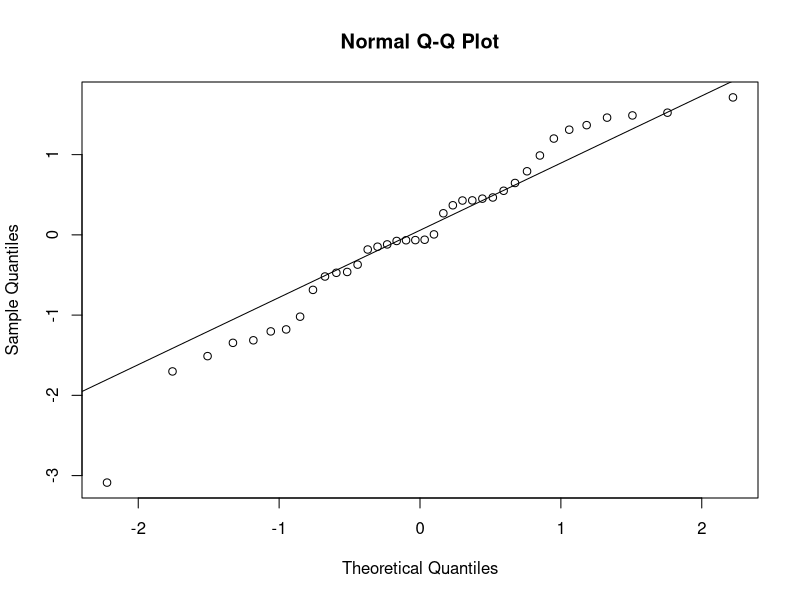
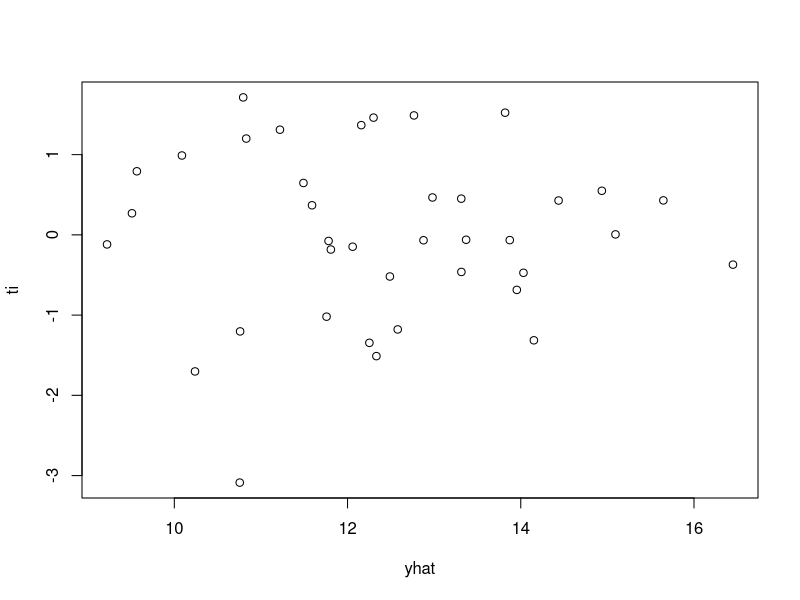
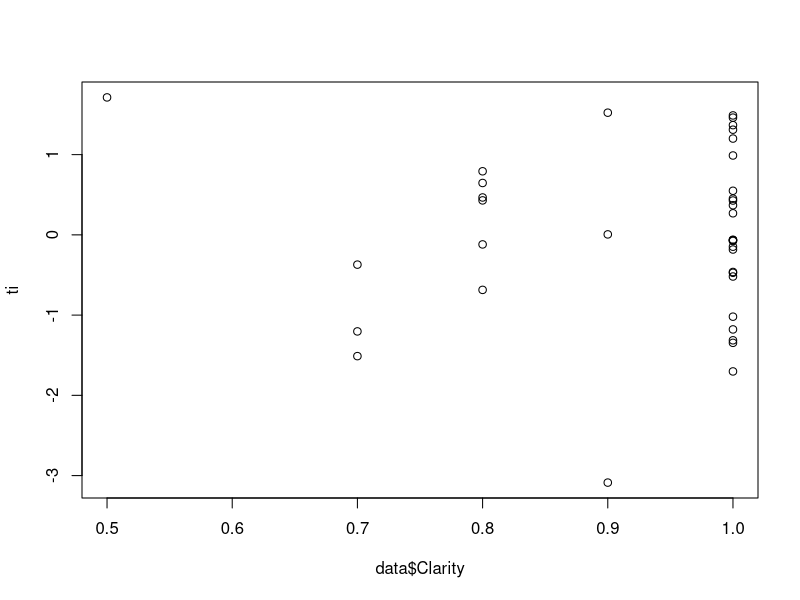
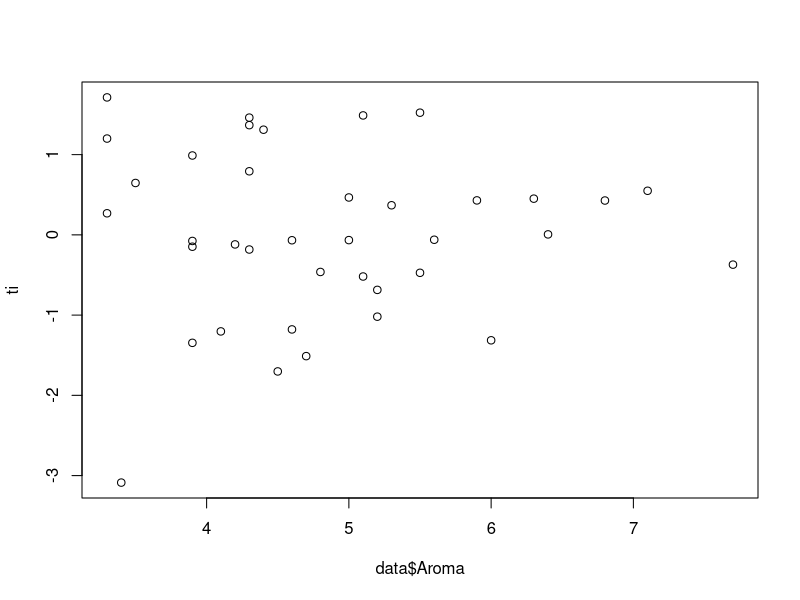
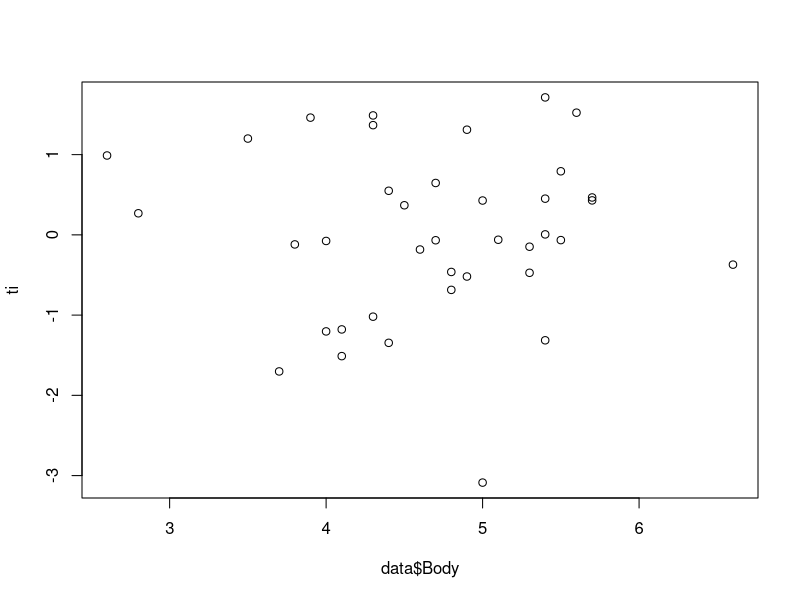
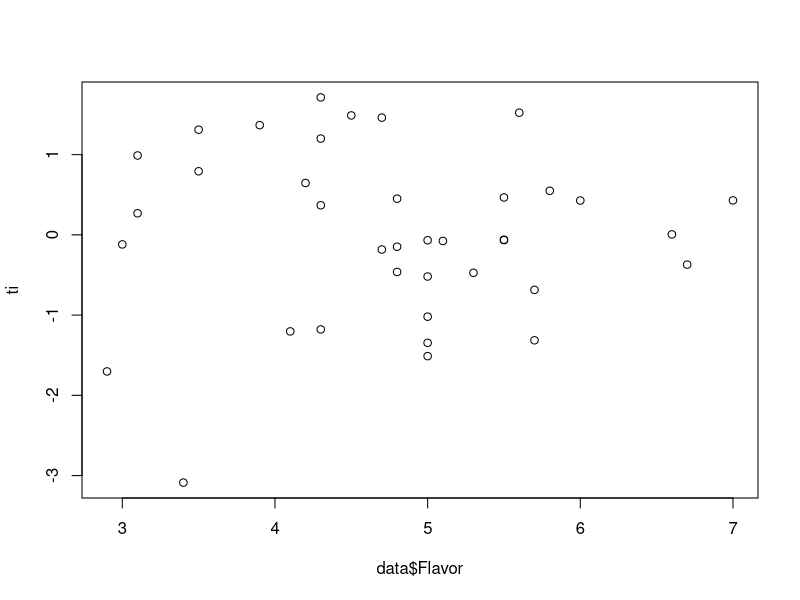
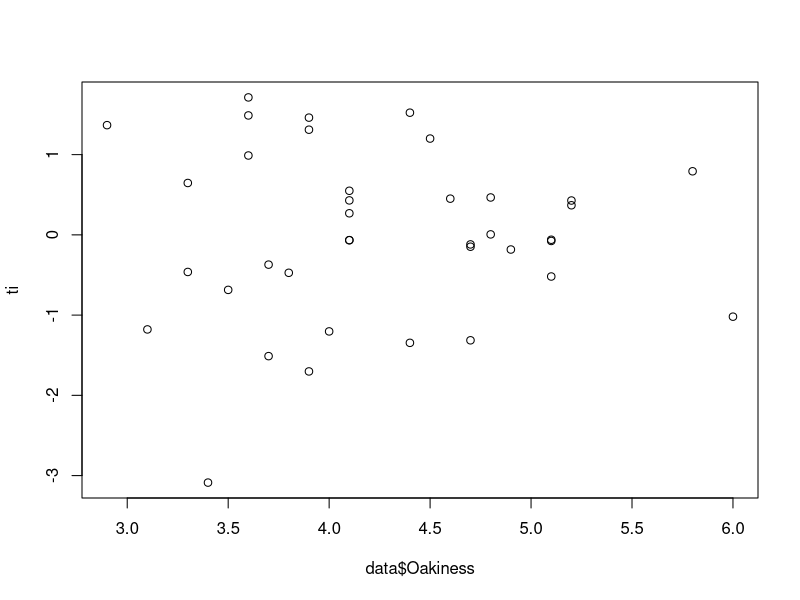
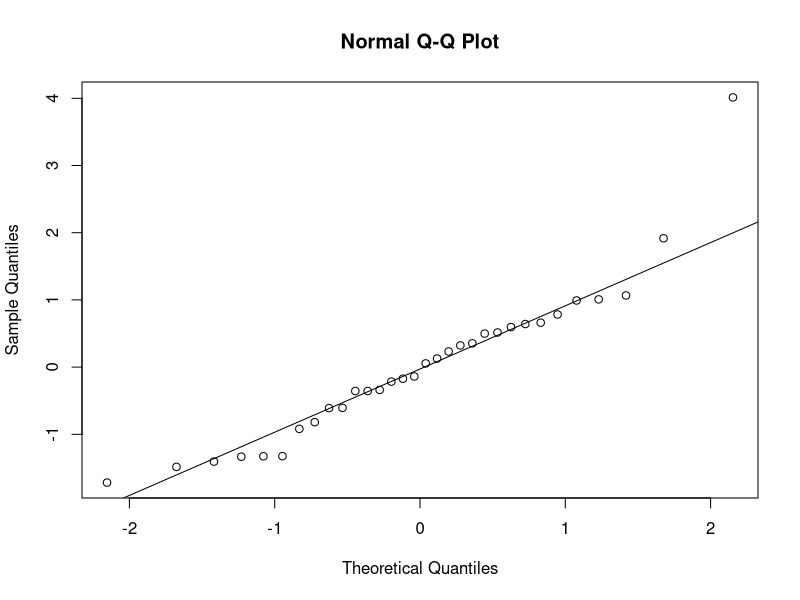

Here is the R script that generated these plots, in order: (Note: this script raises an error after producing the figures.)
# Assignment 5

# 6.12, 6.13, 6.14, 6.15, 8.5, 8.6, 8.13, 8.14

library(readxl)

# problem 6.12

data <- as.data.frame(read_excel("data-table-B11.xls"))

model <- lm(data$Quality ~ data$Clarity + data$Aroma + data$Body + data$Flavor + data$Oakiness)

qqnorm(rstudent(model))
qqline(rstudent(model))

# we see that there are quite a few points that are below the line towards the right end and left end but all the points expect one point lie between -2 and 2

ti<-rstudent(model)

yhat <- fitted(model)
plot(yhat,ti)

# yep. We see a point beyond -2 to 2 range.


# lets plot against the predictors

plot(data$Clarity,ti) # one point beyond -2 to 2 range

plot(data$Aroma,ti) # one point beyond -2 to 2 range

plot(data$Body,ti) # one point beyond -2 to 2 range

plot(data$Flavor,ti) # one point beyond -2 to 2 range

plot(data$Oakiness,ti) # one point beyond -2 to 2 range



#Cooks distance

cooks.distance(model)

# Dfbetas

dfbetas(model)

# dffits

dffits(model)

# covratio

covratio(model)

summary(influence.measures(model))

# my guess is point 20 is the influential point



# problem 6.13

data <- as.data.frame(read_excel("data-table-B12.xls"))

model <- lm(data$pitch ~ ., data = data)

qqnorm(rstudent(model))
qqline(rstudent(model))

# There is certainly a outlier. There could be two. Lets see

ti<-rstudent(model)

yhat <- fitted(model)
plot(yhat,ti)

# same comment


# lets plot against the predictors

plot(data$temp,ti) # one outlier. there's a point at two

plot(data$soaktime,ti) # one point beyond -2 to 2 range

plot(data$Soakpct,ti) # one point beyond -2 to 2 range

plot(data$difftime,ti) # one point beyond -2 to 2 range

plot(data$diffpct,ti) # one point beyond -2 to 2 range


#Cooks distance

cooks.distance(model)

# Dfbetas

dfbetas(model)

# dffits

dffits(model)

# covratio

covratio(model)

summary(influence.measures(model))

# I think point 32 is most certainly an influential point. There are points which have starts associated with the measures but points 32 measure values are much larger than values for other points


# problem 6.14

data <- as.data.frame(read_excel("data-table-B13.xls"))

model <- lm(data$y ~ ., data = data)

qqnorm(rstudent(model))
qqline(rstudent(model))

# Seems like there's two outliers

ti<-rstudent(model)

yhat <- fitted(model)
plot(yhat,ti)

# There is certainly a outlier. But there are quite a few points around the 2 and -2 boundary


# lets plot against the predictors

plot(data$x1,ti) # one outlier. many points close to boundary

plot(data$x2,ti) # one outlier. many points close to boundary

plot(data$x3,ti) # one outlier. many points close to boundary

plot(data$x4,ti) # one outlier. many points close to boundary

plot(data$x5,ti) # one outlier. many points close to boundary

plot(data$x6,ti) # one outlier. many points close to boundary


#Cooks distance

cooks.distance(model)

# Dfbetas

dfbetas(model)

# dffits

dffits(model)

# covratio

covratio(model)

summary(influence.measures(model))

# I think point 20 is that one point that is massively out of boundary range (the cooks distance is also massive). Clearly there are other points that are reasonably inflencing too.



# problem 6.15

data <- as.data.frame(read_excel("data-table-B14.xls"))

model <- lm(data$y ~ data$x1 + data$x2 + data$x3 + data$x4)

qqnorm(rstudent(model))
qqline(rstudent(model))

# Few points close to 2. Not sure if they are massively influential

ti<-rstudent(model)

yhat <- fitted(model)
plot(yhat,ti)

# Few points close to 2. Not sure if they are massively influential


# lets plot against the predictors

plot(data$x1,ti) # Few points close to 2. Not sure if they are massively influential

plot(data$x2,ti) # Few points close to 2. Not sure if they are massively influential

plot(data$x3,ti) # Few points close to 2. Not sure if they are massively influential

plot(data$x4,ti) # Few points close to 2. Not sure if they are massively influential

#Cooks distance

cooks.distance(model)

# Dfbetas

dfbetas(model)

# dffits

dffits(model)

# covratio

covratio(model)

summary(influence.measures(model))

# I think we could say 2,4, (may be 8 and 10) are influential points.


# problem 8.5

data <- as.data.frame(read_excel("data-table-B3.xls"))

model <- lm(data$y ~ data$x10 + data$x11)

summary(model)

# doesn't seem like x11 is significant

model2 <- lm(data$y ~ data$x10 + data$x11 + (data$x10*data$x11))

summary(model2)

# Now all the 3 terms are significant

# when the transmission is automatic, the equation is y = 31.9 - (0.0035)X10

# when the transmission is not manual, the equation is y = 58.1- (0.0125)X10


# problem 8.6

data <- as.data.frame(read_excel("data-table-B1.xls"))

model7 <- lm(data$y ~ x7 + x8 + I(data$x5 > 0) + I(data$x5 <0), data = data)

summary(model7)

anova(model7)

# not significant


# problem 8.13

data <- as.data.frame(read_excel("data-table-B11.xls"))

data$Region = as.factor(data$Region)

model <- lm(Quality ~ Flavor + Region, data = data)

summary(model)

anova(model) 

# significant

qqnorm(rstudent(model))
qqline(rstudent(model))

# There are certainly some points beyond -2 to 2

ti<-rstudent(model)

yhat <- fitted(model)
plot(yhat,ti)

summary(influence.measures(model))

# There are some points very close to 2 and 2, but broadly the variance seems constant, equally distributed around 0

# There are certainly some influential points

model2 <- lm(Quality ~ Flavor + Region + (Flavor*Region), data = data)

summary(model2)

qqnorm(rstudent(model2))
qqline(rstudent(model2))


ti<-rstudent(model2)

yhat <- fitted(model2)
plot(yhat,ti)

summary(influence.measures(model2))

# I don't think this ones any better than the last one. Moreover now variance slightly varies in residual plot

# problem 8.14

data <- as.data.frame(read_excel("data-table-B11.xls"))

data$Region = as.numeric(data$Region)

model <- lm(Quality ~ Flavor + Region, data = data)

summary(model)

anova(model) 

# The model in 8.13 is much better



